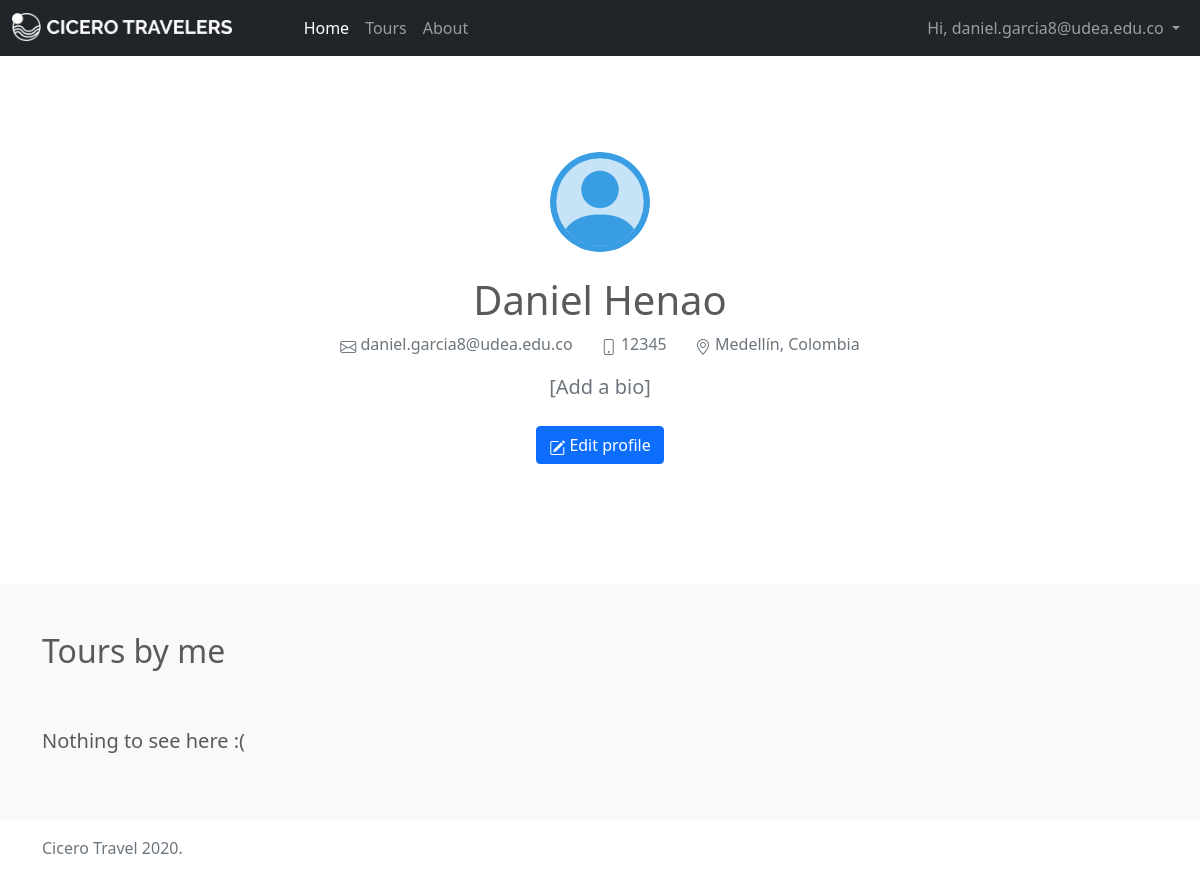
Screenshot of /users/2/profile (signed in) with the database file from the repository.
### ciceropage/models/users.py (models this page shows, shortened)
class User(UserMixin, db.Model):
    __tablename__ = 'users'
    user_id = db.Column(db.Integer, primary_key=True)
    email = db.Column(db.String(64), unique=True, index=True)
    password = db.Column(db.String(200))  # this is a hashed password
    type = db.Column(db.String(100), default='tourist')
    is_active = db.Column(db.Boolean, default=False)
    joined_on = db.Column(db.DateTime, default=datetime.utcnow())
    profile = db.relationship('Profile', uselist=False, back_populates="user")
    tours = db.relationship('Tour', back_populates="author")
    reviews = db.relationship('Review', back_populates="user")
    languages = db.relationship('UserLanguage')
    favorites = db.relationship('Favorite')
    def get_id(self):
        return self.user_id

### ciceropage/models/profiles.py (models this page shows)
class Profile(db.Model):
    __tablename__ = 'profiles'
    user_id = db.Column(db.Integer, db.ForeignKey(User.user_id), primary_key=True)
    picture = db.Column(db.Text)
    city = db.Column(db.Text)
    name = db.Column(db.Text, nullable=False)
    last_name = db.Column(db.Text, nullable=False)
    bio = db.Column(db.Text)
    identification_type = db.Column(db.String(10), nullable=False)
    identification_number = db.Column(db.String(20), nullable=False)
    phone = db.Column(db.String(14))
    country_id = db.Column(db.Integer, db.ForeignKey(Country.country_id))
    user = db.relationship(User, back_populates="profile")
    country = db.relationship(Country)

### ciceropage/models/locations.py (models this page shows)
class Country(db.Model):
    __tablename__ = 'countries'
    country_id = db.Column(db.Integer, primary_key=True)
    name = db.Column(db.String(40), nullable=False)
    calling_code = db.Column(db.String(4), nullable=False)
    iso_code = db.Column(db.String(4), nullable=False)
    tours = db.relationship("Tour", back_populates="country")
    users = db.relationship("Profile", back_populates="country")

### ciceropage/views/users.py (the view)
@users.route('/<user_id>/profile', methods=['GET'])
def profile(user_id):
    if user_id == 'me':
        user = current_user
    else:
        user = User.query.get(int(user_id))
    if user:
        page = request.args.get('page', 1, type=int)
        tour_list = Tour.query.filter_by(user_id=user.user_id).order_by(
            Tour.date.desc()
        )
        if not current_user.is_authenticated or current_user.user_id != user.user_id:
            tour_list = tour_list.filter_by(status='published')
        tour_list = tour_list.paginate(
            page=page, per_page=10
        )
        return render_template('pages/users/profile.html', user=user, tours=tour_list)
    abort(404)

### app.py (called while the page is built)
@login_manager.user_loader
def load_user(user_id):
    return User.query.get(user_id)

### templates/pages/users/profile.html (shortened to what this page needs)
{% extends 'layout/base.html' %}
{% block content %}
<section class="py-5 text-center container">
    <div class="row py-lg-5">
      <div class="col-lg-6 col-md-8 mx-auto">
        <div class="profile-img-container mx-auto mb-4">
        </div>
        <h1 class="fw-light">{{ user.profile.name }} {{ user.profile.last_name }}</h1>
        <p class="text-muted">
          <span class="me-4"><i class="bi bi-envelope"></i> {{ user.email }}</span>
          <span class="me-4"><i class="bi bi-phone"></i> {{ user.profile.phone }}</span>
          <span><i class="bi bi-geo-alt"></i> {{ user.profile.city }}, {{ user.profile.country.name }}</span>
        </p>
        <p class="lead text-muted">
          {% if user.profile.bio %}
          {{ user.profile.bio }}
          {% else %}
          [Add a bio]
          {% endif %}
        </p>
        <p>
          {% if not current_user == user %}
          <a href="{{ url_for('users.chat_to', user_id=user.user_id) }}" class="btn btn-primary my-2"><i class="bi bi-chat-left-dots"></i>  Send message</a>
          {% else %}
          <a href="{{ url_for('users.edit', user_id=user.user_id) }}" class="btn btn-primary my-2"><i class="bi bi-pencil-square"></i> Edit profile</a>
          {% endif %}
        </p>
      </div>
    </div>
  </section>
  <div class="album py-5 bg-light">
    <div class="container">
      <div class="row">
            <div class="mb-5">
        <h2>Tours by me</h2>
        </div>
      </div>
      {% include 'sections/tours-list.html' %}
    </div>
  </div>
{% endblock %}

### templates/sections/nav.html (shortened to what this page needs)
<nav class="navbar navbar-expand-md navbar-dark bg-dark">
    <div class="container-fluid">
        <a class="navbar-brand" href="{{ url_for('home.index') }}">
                  <img src="{{ url_for('static', filename='images/cicero_white.png') }}" alt="" width="auto" height="28" class="d-inline-block align-top">
        </a>
        <div class="collapse navbar-collapse" id="navbarNavAltMarkup">
          <div class="navbar-nav ms-5 me-auto">
              <a class="nav-link active" aria-current="page" href="{{ url_for('home.index') }}">Home</a>
              <a class="nav-link" href="{{ url_for('tours.list_all') }}">Tours</a>
              <a class="nav-link" href="{{ url_for('pages.about') }}">About</a>
          </div>
          <div class="navbar-nav">
              {% if current_user.is_authenticated %}
              <div class="nav-item dropdown ms-2">
                  <a class="nav-link dropdown-toggle" href="#" role="button" data-bs-toggle="dropdown" aria-expanded="false">
                      Hi, {{ current_user.email }}
                  </a>
              </div>
              {% else %}
              <a class="nav-link" href="{{ url_for('signup.sign_up') }}">Sign up</a>
              <a class="nav-link">
                  <a class="btn btn-outline-light" role="button" href="{{ url_for('auth.login') }}">Log in</a>
              </a>
              {% endif %}
          </div>
        </div>
    </div>
</nav>

### static/css/custom.css (style rules this page uses)
html { min-height: 100%; }
body { min-height: 100vh; }
.profile-img-container, .card-pic-container { width: 60px; height: 60px; border-radius: 30px; overflow: hidden; background-color: #c7e3f7; }
.profile-img-container { width: 100px; height: 100px; border-radius: 50px; }

### static/css/homepage.css (style rules this page uses)
body { color: #5a5a5a; }

### rows the page displays
User: email "daniel.garcia8@udea.edu.co"
Profile: profile.name "Daniel", profile.last_name "Henao", profile.phone "12345", profile.city "Medellín"
Country: profile.country.name "Colombia"
